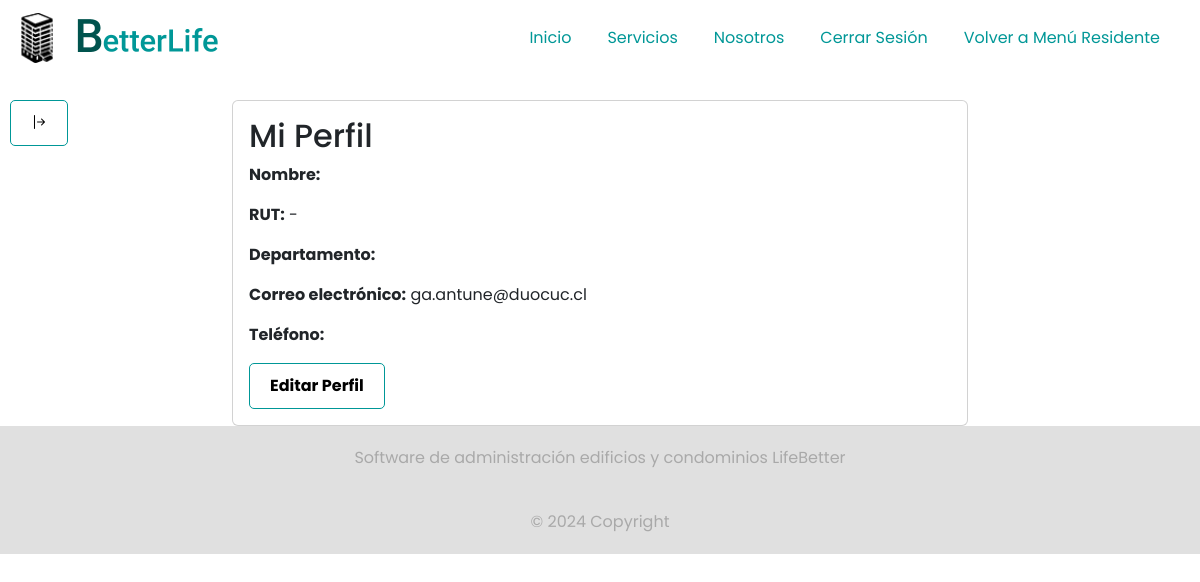
The app's page /perfil/ (signed in), older data.
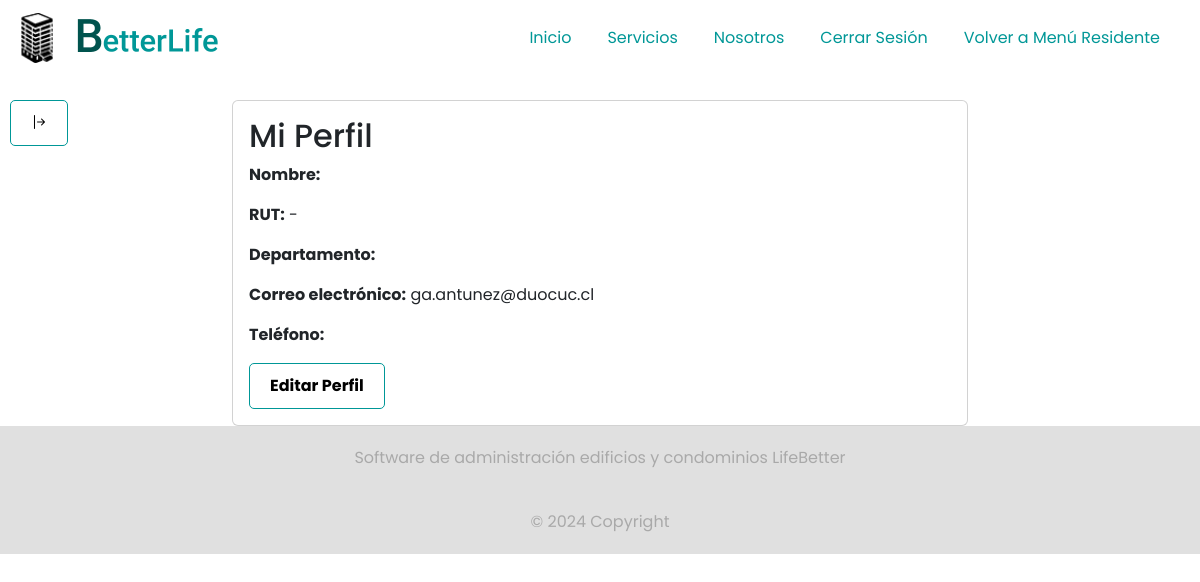
The same page, newer data.
### LifeBetterApp/models.py (models this page shows, shortened)
class User(AbstractUser):
    ROLES = (
        ('adminedificio', 'Administrador'),
        ('conserje', 'Conserje'),
        ('residente', 'Residente'),
    )
    role = models.CharField(max_length=13, choices=ROLES, default='adminedificio')  # Aumentado max_length para 'adminedificio'

### LifeBetterApp/views.py (the view)
# urls.py: path('perfil/', views.perfil, name='perfil'),
@login_required
def perfil(request):
    usuario = request.user
    return render(request, 'residente/perfil/perfil.html', {'usuario': usuario})

### LifeBetterApp/templates/residente/perfil/perfil.html (shortened to what this page needs)
{% extends "index.html" %}
{% load static %}
{% block body %}
{% include 'componentes/sidenav.html' %}
<div class="container mt-4">
  <div class="row justify-content-center">
    <div class="col-md-8">
      <div class="card">
        <div class="card-body profile-section">
          <h2 class="card-title">Mi Perfil</h2>
          {% if user.role == 'residente' %}
          {% with residente=usuario.reservaciones.first.run_residente %}
          <p><strong>Nombre:</strong> {{ usuario.first_name }} {{ usuario.last_name }}</p>
          <p><strong>RUT:</strong> {{ residente.rut_residente }}-{{ residente.dvrun }}</p>
          <p><strong>Departamento:</strong> {{ residente.departamento }}</p>
          <p><strong>Correo electrónico:</strong> {{ usuario.email }}</p>
          <p><strong>Teléfono:</strong> {{ residente.fono_residente }}</p>
          {% endwith %}
          {% endif %}
          <a href="{% url 'editar_perfil' %}" class="btn btn-primary">Editar Perfil</a>
        </div>
      </div>
    </div>
  </div>
</div>
{% endblock %}

Row changes from the older to the newer data that the page shows:
changed User: email "ga.antune@duocuc.cl" → "ga.antunez@duocuc.cl"
